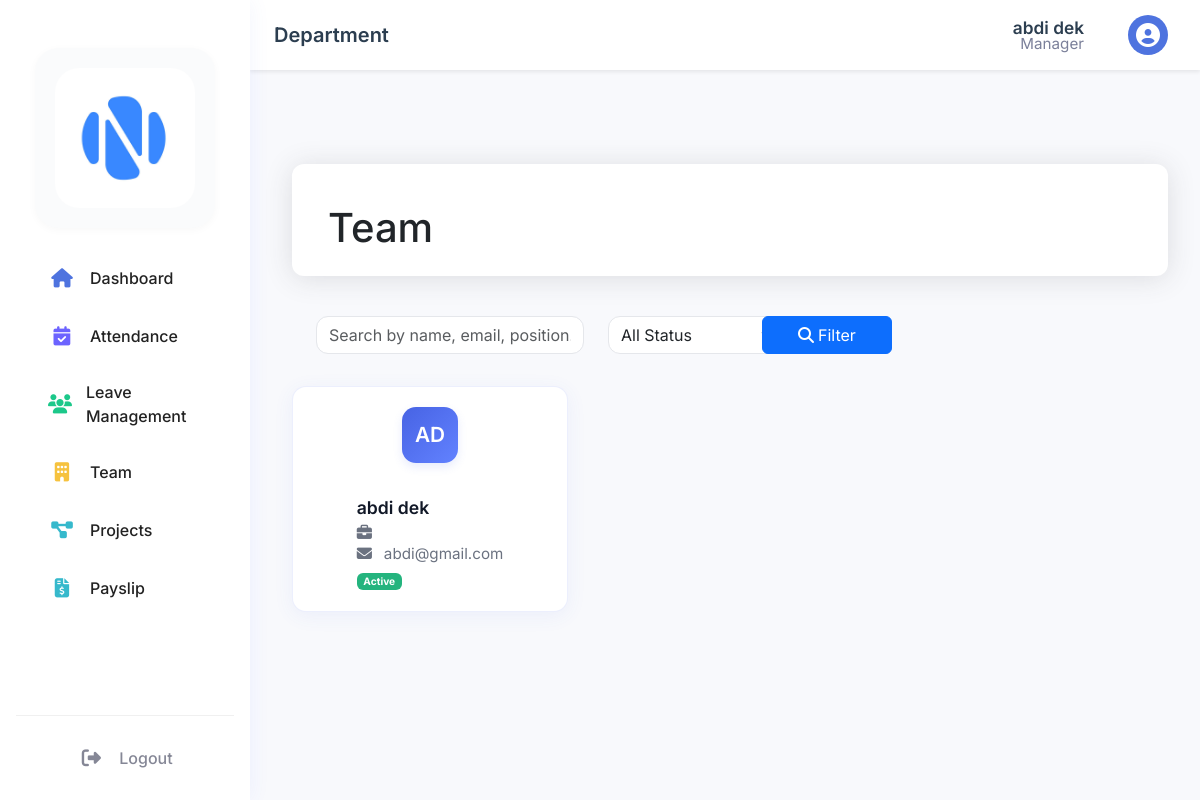
The page /dashboard/manager/department.php (signed in) on the database its author committed.
### tables this page shows
CREATE TABLE `employees` (
  `emp_id` int(11) NOT NULL,
  `user_id` int(11) DEFAULT NULL,
  `first_name` varchar(50) NOT NULL,
  `last_name` varchar(50) NOT NULL,
  `dept_id` int(11) DEFAULT NULL,
  `position` varchar(100) DEFAULT NULL,
  `hire_date` date DEFAULT NULL,
  `basic_salary` decimal(10,2) DEFAULT '0.00',
  `salary` decimal(10,2) DEFAULT NULL,
  `phone` varchar(20) DEFAULT NULL,
  `address` text,
  `profile_image` varchar(255) DEFAULT NULL,
  `gender` enum('male','female') NOT NULL DEFAULT 'male'
);

CREATE TABLE `users` (
  `user_id` int(11) NOT NULL,
  `username` varchar(50) NOT NULL,
  `password` varchar(255) NOT NULL,
  `email` varchar(100) NOT NULL,
  `role` enum('admin','hr','manager','employee') NOT NULL,
  `status` enum('active','inactive','on_leave','deleted') DEFAULT 'active',
  `created_at` timestamp NOT NULL DEFAULT CURRENT_TIMESTAMP,
  `last_login` timestamp NULL DEFAULT NULL,
  `reset_token` varchar(64) DEFAULT NULL,
  `reset_token_expires` datetime DEFAULT NULL,
  `reset_code` varchar(6) DEFAULT NULL,
  `reset_code_expires` datetime DEFAULT NULL
);

### dashboard/manager/department.php (the view, shortened to what this page needs)
<?php
require_once '../../config/database.php';
$stmt = $pdo->prepare("
    SELECT e.*, d.dept_id, d.dept_name
    FROM employees e
    LEFT JOIN departments d ON e.dept_id = d.dept_id
    WHERE e.user_id = ?
");
$stmt->execute([$_SESSION['user_id']]);
$manager = $stmt->fetch();
$dept_id = $manager['dept_id'];
$filter = isset($_GET['filter']) ? $_GET['filter'] : '';
$search = isset($_GET['search']) ? trim($_GET['search']) : '';
$query = "SELECT e.*, u.email, u.status FROM employees e JOIN users u ON e.user_id = u.user_id WHERE e.dept_id = ?";
$params = [$dept_id];
$query .= " ORDER BY e.first_name, e.last_name";
$stmt = $pdo->prepare($query);
$stmt->execute($params);
$employees = $stmt->fetchAll();
?>
<!DOCTYPE html>
<html lang="en">
<head>
    <link href="https://cdn.jsdelivr.net/npm/bootstrap@5.3.2/dist/css/bootstrap.min.css" rel="stylesheet">
    <link rel="stylesheet" href="https://cdnjs.cloudflare.com/ajax/libs/font-awesome/6.4.0/css/all.min.css">
    <link rel="stylesheet" href="../../assets/css/dashboard.css">
    <link href="https://cdn.jsdelivr.net/npm/bootstrap@5.3.2/dist/css/bootstrap.min.css" rel="stylesheet">
    <link rel="stylesheet" href="https://cdnjs.cloudflare.com/ajax/libs/font-awesome/6.4.0/css/all.min.css">
</head>
<body>
<?php include 'includes/sidebar.php'; ?>
<div class="main-content" id="main-content" style="margin-left:260px; padding-top:70px; min-height:100vh; background:#f8f9fc;">
    <?php include 'includes/topbar.php'; ?>
    <div class="content container-fluid py-4">
        <div class="page-header mb-4">
            <div class="container-fluid">
                <div class="d-flex justify-content-between align-items-center">
                    <h1 class="mb-0"><i class=""></i>Team</h1>
                </div>
            </div>
        </div>
        <form class="filter-bar row g-2 w-100" method="GET">
            <div class="col-md-4 col-12">
                <input type="text" class="form-control" name="search" placeholder="Search by name, email, position..." value="<?php echo htmlspecialchars($search); ?>">
            </div>
            <div class="col-md-2 col-6">
                <select class="form-select" name="filter">
                    <option value="all" <?php if ($filter === 'all') echo 'selected'; ?>>All Status</option>
                </select>
            </div>
            <div class="col-md-2 col-6">
                <button class="btn btn-primary w-100" type="submit"><i class="fa fa-search me-1"></i>Filter</button>
            </div>
        </form>
        <div class="employee-cards-grid">
            <?php foreach ($employees as $emp): ?>
            <div class="team-card">
                <div class="team-avatar">
                    <?php if (!empty($emp['profile_image'])): ?>
                        <img src="../../uploads/profile_photos/<?php echo htmlspecialchars($emp['profile_image']); ?>" alt="Profile" />
                    <?php else: ?>
                        <?php
                        $initials = strtoupper(substr($emp['first_name'], 0, 1) . substr($emp['last_name'], 0, 1));
                        echo $initials;
                        ?>
                    <?php endif; ?>
                </div>
                <div class="team-info">
                    <div class="team-name"><?php echo htmlspecialchars($emp['first_name'] . ' ' . $emp['last_name']); ?></div>
                    <div class="team-position"><i class="fa fa-briefcase me-1"></i><?php echo htmlspecialchars($emp['position']); ?></div>
                    <div class="team-email"><i class="fa fa-envelope me-1"></i><?php echo htmlspecialchars($emp['email']); ?></div>
                    <div class="team-status">
                        <?php
                        switch (strtolower($emp['status'])) {
                            case 'active':
                                echo '<span class="badge badge-success">Active</span>';
                                break;
                        }
                        ?>
                    </div>
                </div>
            </div>
            <?php endforeach; ?>
        </div>
    </div>
</div>
</body>
</html>

### dashboard/manager/includes/topbar.php (shortened to what this page needs)
<?php
$stmt = $pdo->prepare("
    SELECT e.*, u.username, u.email, u.role, d.dept_name as department_name
    FROM employees e
    JOIN users u ON e.user_id = u.user_id
    LEFT JOIN departments d ON e.dept_id = d.dept_id
    WHERE e.user_id = ?
");
$stmt->execute([$_SESSION['user_id']]);
$manager = $stmt->fetch();
?>
<nav class="topbar">
    <div class="topbar-left">
        <div class="page-title">
            <?php
            $current_page = basename($_SERVER['PHP_SELF'], '.php');
            echo ucfirst($current_page);
            ?>
        </div>
    </div>
    <div class="topbar-right">
        <div class="manager-info" style="display: flex; flex-direction: column; align-items: flex-end; justify-content: center; margin-right: 1.25rem;">
            <span style="font-weight: 600; color: #2c3e50; line-height: 1; font-size: 1.08rem;">
                <?php echo htmlspecialchars($manager['first_name'] . ' ' . $manager['last_name']); ?>
            </span>
            <span style="font-size: 0.95rem; color: #7b809a; line-height: 1;">
                <?php echo htmlspecialchars(ucfirst($manager['role'])); ?>
            </span>
        </div>
        <div class="profile-dropdown">
            <button class="profile-btn" id="profileDropdownBtn" type="button">
                <div class="profile-avatar">
                    <?php if (!empty($manager['profile_image'])): ?>
                        <img src="../../uploads/profile_photos/<?php echo htmlspecialchars($manager['profile_image']); ?>" alt="Profile" style="width: 40px; height: 40px; object-fit: cover; border-radius: 50%;">
                    <?php else: ?>
                        <i class="fas fa-user-circle"></i>
                    <?php endif; ?>
                </div>
            </button>
        </div>
    </div>
</nav>

### assets/css/dashboard.css (style rules this page uses)
.team-avatar { width: 40px; height: 40px; border-radius: 14px; background: linear-gradient(135deg, #4763E4, #6282FF); color: #fff; display: flex; align-items: center; justify-content: center; font-weight: 600; font-size: 1.1rem; box-shadow: 0 4px 10px rgba(71, 99, 228, 0.13); overflow: hidden; }
:root { --sidebar-width: 250px; --sidebar-collapsed-width: 70px; --topbar-height: 60px; --primary-color: #4e73df; --secondary-color: #858796; --success-color: #1cc88a; --info-color: #36b9cc; --warning-color: #f6c23e; --danger-color: #e74a3b; }
body { font-family: 'Nunito', sans-serif; background-color: #f8f9fc; }
.main-content { margin-left: 250px; padding: 1rem; padding-top: 75px; transition: all 0.3s ease; min-height: 100vh; }
.topbar { position: fixed; top: 0; right: 0; left: 250px; height: 60px; background: white; box-shadow: 0 2px 4px rgba(0,0,0,0.1); padding: 0 1rem; display: flex; align-items: center; transition: all 0.3s ease; z-index: 1030; }
.container-fluid { padding-top: 1rem; }

### dashboard/manager/department.php (style rules this page uses)
:root { --primary-color: #4e73df; --secondary-color: #858796; --success-color: #1cc88a; --info-color: #36b9cc; --warning-color: #f6c23e; --danger-color: #e74a3b; --light-color: #f8f9fc; --dark-color: #5a5c69; }
body { background-color: var(--light-color); font-family: 'Inter', sans-serif; }
.dashboard-header, .page-header { background: white; padding: 1.5rem; border-radius: 0.75rem; box-shadow: 0 0.15rem 1.75rem 0 rgba(58, 59, 69, 0.15); margin-bottom: 1.5rem; }
.main-content { margin-left: 260px; padding-top: 70px; min-height: 100vh; background: #f8f9fc; transition: all 0.3s ease; }
.content { margin-top: 0; padding: 2rem 1rem 1rem 1rem; }
.employee-cards-grid { display: grid; grid-template-columns: repeat(auto-fit, minmax(260px, 1fr)); gap: 2rem; }
.team-card { background: #fff; border-radius: 0.75rem; box-shadow: 0 0.15rem 1.75rem 0 rgba(58, 59, 69, 0.15); padding: 2rem 1.5rem 1.5rem 1.5rem; display: flex; flex-direction: column; align-items: center; transition: box-shadow 0.3s; }
.team-avatar { width: 80px; height: 80px; border-radius: 50%; background: #f8f9fc; display: flex; align-items: center; justify-content: center; font-size: 2rem; margin-bottom: 1rem; overflow: hidden; }
.badge-success { background: #24B47E; color: #fff; }
:root { --primary-blue: #4763E4; --success-green: #24B47E; --warning-yellow: #FFB648; --danger-red: #FF6B6B; --background-color: #F8F9FE; --card-shadow: 0 4px 20px rgba(0, 0, 0, 0.05); --transition: all 0.3s ease; }
body { background-color: var(--background-color); font-family: 'Inter', -apple-system, BlinkMacSystemFont, sans-serif; margin: 0; padding: 0; }
.main-content { margin-left: 260px; min-height: 100vh; background: var(--background-color); transition: var(--transition); }
.content { margin-top: 70px; padding: 2rem 1rem 1rem 1rem; }
.filter-bar { padding: 1rem 1.5rem 0.5rem 1.5rem; background: transparent; display: flex; flex-wrap: wrap; gap: 1rem; align-items: center; }
.filter-bar .form-select, .filter-bar .form-control { min-width: 180px; border-radius: 12px; border: 1px solid #e5e7eb; }
.employee-cards-grid { display: grid; grid-template-columns: repeat(auto-fill, minmax(260px, 1fr)); gap: 1.5rem; margin-top: 1.5rem; }
.team-card { background: #fff; border-radius: 14px; padding: 1.25rem; display: flex; align-items: center; gap: 1rem; transition: all 0.3s ease; border: 1px solid rgba(71, 99, 228, 0.1); box-shadow: 0 4px 20px rgba(71,99,228,0.07); min-height: 110px; }
.team-avatar { width: 56px; height: 56px; border-radius: 14px; background: linear-gradient(135deg, var(--primary-blue), #6282FF); color: white; display: flex; align-items: center; justify-content: center; font-weight: 600; font-size: 1.3rem; box-shadow: 0 4px 10px rgba(71, 99, 228, 0.13); overflow: hidden; }
.team-info { flex: 1; min-width: 0; }
.team-name { font-weight: 600; color: #111827; margin-bottom: 4px; white-space: nowrap; overflow: hidden; text-overflow: ellipsis; font-size: 1.1rem; }
.team-position { font-size: 0.95rem; color: #6B7280; display: flex; align-items: center; gap: 8px; margin-bottom: 2px; }
.team-email { font-size: 0.95rem; color: #6B7280; display: flex; align-items: center; gap: 8px; margin-bottom: 2px; }
.team-status { font-size: 0.85rem; font-weight: 500; display: inline-block; margin-top: 2px; }
.page-header { background: white; padding: 1.5rem; border-radius: 0.75rem; box-shadow: 0 0.15rem 1.75rem 0 rgba(58, 59, 69, 0.15); margin-bottom: 1.5rem; }

### rows shown on the page
employees: first_name+last_name "abdi dek", user.role "Manager", initials "AD", user.email "abdi@gmail.com"

### other values the page prints
$current_page "Department"
